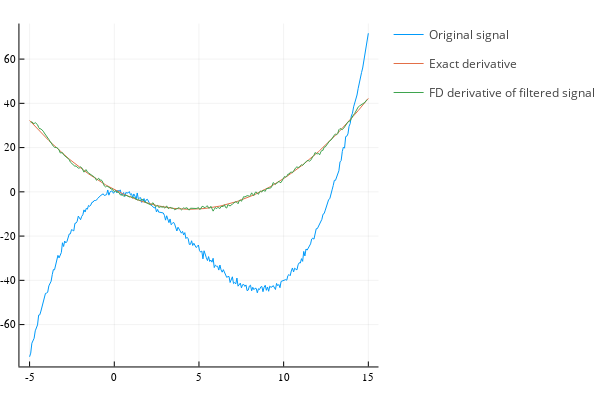

Write notebook code for a chart like this one.
### Code cell
plotfd = plot(x, [y y1 dyfdx], label=["Original signal" "Exact derivative" "FD derivative of filtered signal"],
    legend_position = :bottomleft)

### Figure 1 — Plotly figure (JSON) as saved in the notebook; plotly's stock layout.template omitted (floating-point values rounded to 4 significant figures; data arrays with more than 128 entries replaced by an {"elided": "..."} marker saying what was removed)
{"data": [{"colorbar": {"title": {"text": ""}}, "legendgroup": "Original signal", "line": {"color": "rgba(0, 154, 250, 1.000)", "dash": "solid", "shape": "linear", "width": 1}, "mode": "lines", "name": "Original signal", "showlegend": true, "type": "scatter", "x": {"elided": "300 float values"}, "xaxis": "x", "y": {"elided": "300 float values"}, "yaxis": "y", "zmax": null, "zmin": null}, {"colorbar": {"title": {"text": ""}}, "legendgroup": "Exact derivative", "line": {"color": "rgba(227, 111, 71, 1.000)", "dash": "solid", "shape": "linear", "width": 1}, "mode": "lines", "name": "Exact derivative", "showlegend": true, "type": "scatter", "x": {"elided": "300 float values"}, "xaxis": "x", "y": {"elided": "300 float values"}, "yaxis": "y", "zmax": null, "zmin": null}, {"colorbar": {"title": {"text": ""}}, "legendgroup": "FD derivative of filtered signal", "line": {"color": "rgba(62, 164, 78, 1.000)", "dash": "solid", "shape": "linear", "width": 1}, "mode": "lines", "name": "FD derivative of filtered signal", "showlegend": true, "type": "scatter", "x": {"elided": "298 float values"}, "xaxis": "x", "y": {"elided": "298 float values"}, "yaxis": "y", "zmax": null, "zmin": null}], "layout": {"annotations": [], "height": 400, "legend_position": {"bgcolor": "rgba(255, 255, 255, 1.000)", "bordercolor": "rgba(0, 0, 0, 1)", "borderwidth": 1, "font": {"color": "rgba(0, 0, 0, 1)", "family": "sans-serif", "size": 11}, "title": {"font": {"color": "rgba(0, 0, 0, 1)", "family": "sans-serif", "size": 15}, "text": ""}, "tracegroupgap": 0, "traceorder": "normal", "x": 0.07, "xanchor": "left", "y": 0.07, "yanchor": "bottom"}, "margin": {"b": 20, "l": 0, "r": 0, "t": 20}, "paper_bgcolor": "rgba(255, 255, 255, 1.000)", "plot_bgcolor": "rgba(255, 255, 255, 1.000)", "showlegend": true, "width": 600, "xaxis": {"anchor": "y", "domain": [0.05101, 0.9934], "gridcolor": "rgba(0, 0, 0, 0.1)", "gridwidth": 0.5, "linecolor": "rgba(0, 0, 0, 1)", "mirror": false, "range": [-5.6, 15.6], "showgrid": true, "showline": true, "showticklabels": true, "tickangle": 0, "tickcolor": "rgb(0, 0, 0)", "tickfont": {"color": "rgba(0, 0, 0, 1)", "family": "sans-serif", "size": 11}, "tickmode": "array", "ticks": "inside", "ticktext": ["-5", "0", "5", "10", "15"], "tickvals": [-5, 0, 5, 10, 15], "title": {"font": {"color": "rgba(0, 0, 0, 1)", "family": "sans-serif", "size": 15}, "text": ""}, "type": "linear", "visible": true, "zeroline": false, "zerolinecolor": "rgba(0, 0, 0, 1)"}, "yaxis": {"anchor": "x", "domain": [0.03762, 0.9902], "gridcolor": "rgba(0, 0, 0, 0.1)", "gridwidth": 0.5, "linecolor": "rgba(0, 0, 0, 1)", "mirror": false, "range": [-78.93, 76.07], "showgrid": true, "showline": true, "showticklabels": true, "tickangle": 0, "tickcolor": "rgb(0, 0, 0)", "tickfont": {"color": "rgba(0, 0, 0, 1)", "family": "sans-serif", "size": 11}, "tickmode": "array", "ticks": "inside", "ticktext": ["-60", "-40", "-20", "0", "20", "40", "60"], "tickvals": [-60, -40, -20, 0, 20, 40, 60], "title": {"font": {"color": "rgba(0, 0, 0, 1)", "family": "sans-serif", "size": 15}, "text": ""}, "type": "linear", "visible": true, "zeroline": false, "zerolinecolor": "rgba(0, 0, 0, 1)"}}}
